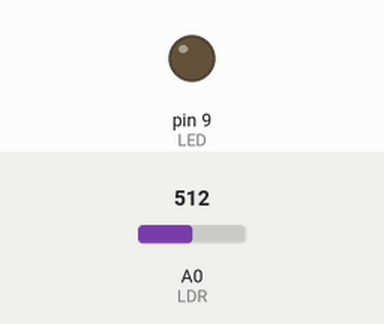
Simulated run of this sketch. Board: Arduino Uno, built with avr-gcc and run on an emulated ATmega328P. Shown: output pins drawn as LEDs (lit = HIGH). The inputs (shaded band) are chosen by the test bench; at power-on: A0 (LDR) = 512.

Above: at 1.2 s.
1.3 s: A0 (LDR) set to 640
2.8 s: A0 (LDR) set to 659
At 3.9 s:
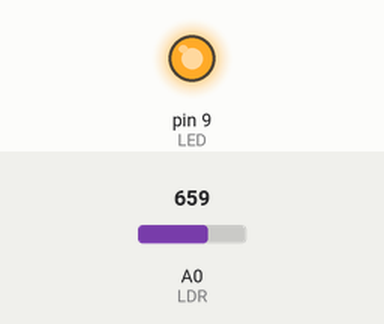
4.3 s: A0 (LDR) set to 511
At 5.0 s:
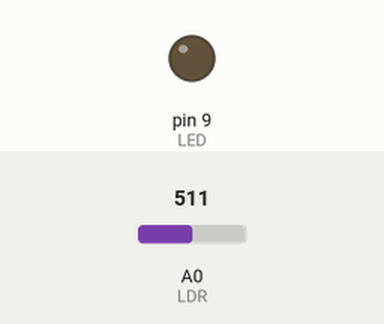
5.8 s: A0 (LDR) set to 716
At 6.1 s:
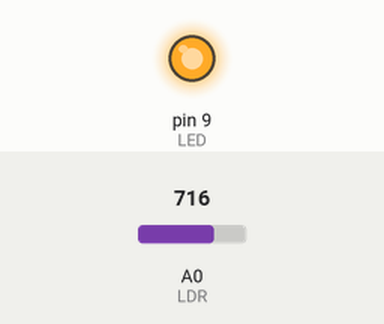
Timing chart, 0 to 8.3 s (numbered marks = the images above; inputs shaded):
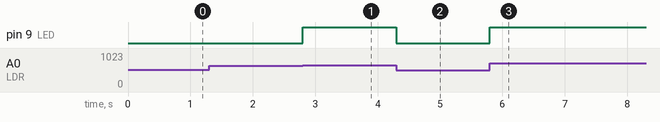

Measured:
- the behaviour switches between 649 and 650 on A0 (LDR) (found by bisection; images 0 and 1)
- after the input at 1.3 s, every drawn part: stays the same
- after the input at 2.8 s, pin 9 (LED): LOW → HIGH at once
- after the input at 4.3 s, pin 9 (LED): HIGH → LOW at once
- after the input at 5.8 s, pin 9 (LED): LOW → HIGH at once

The sketch:

EmergencyLamp.ino
```cpp
// Program to read from LDR and display the inverse of volt in LED intensity

#define LED 9
#define LDR 0
int val = 0;
void setup()
{
}

void loop()
{
  val = analogRead( LDR );
  int nDuty;
  if( 255 - (( val / 5 ) * 255 ) > 200 )
  {
    nDuty = 255;
  }
  else
  {
    nDuty = 0;
  }
  analogWrite( LED, nDuty );
}
```
